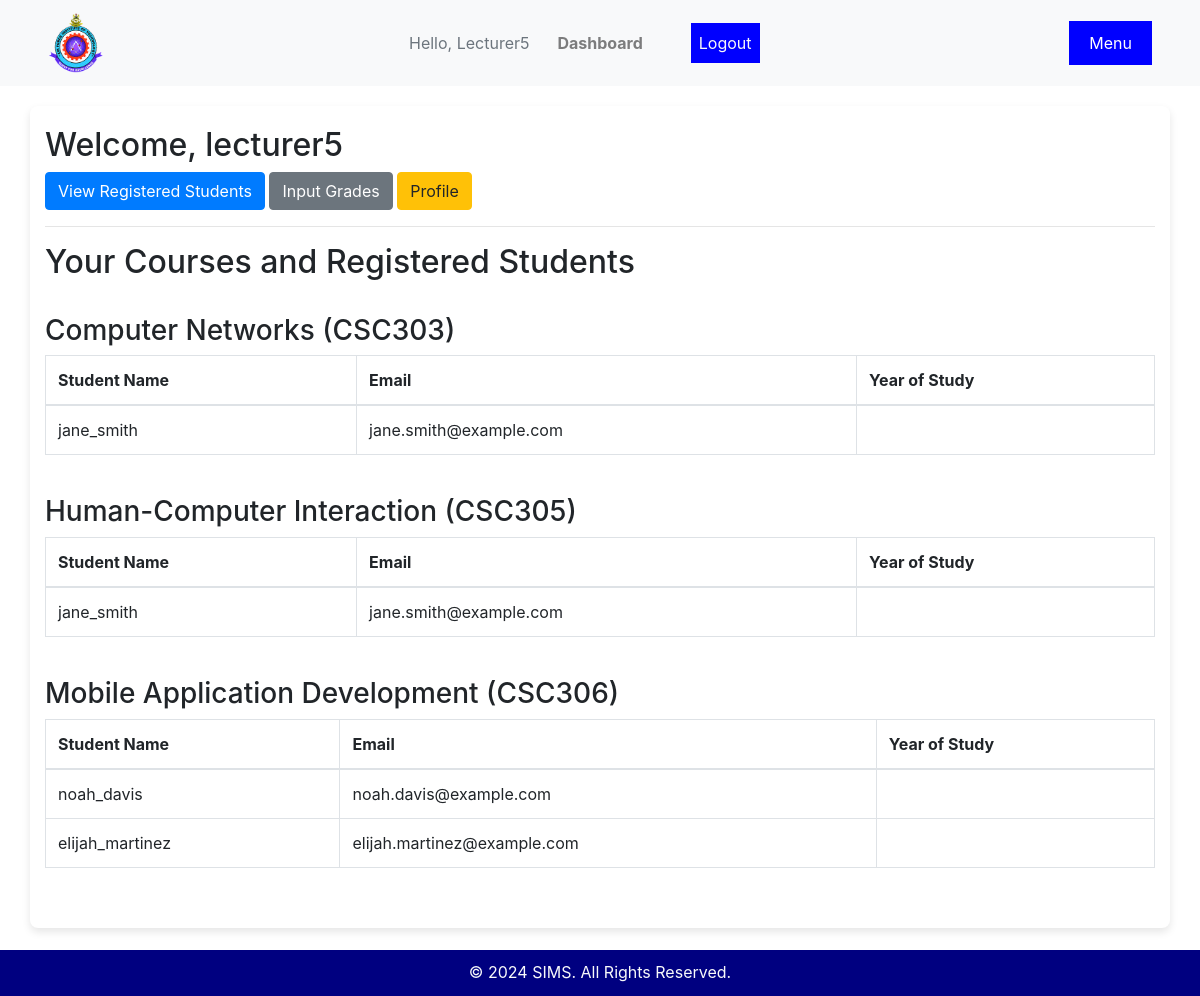
The page /lecturer/students/ (signed in) on the database its author committed.
### users/models.py (models this page shows, shortened)
class CustomUser(AbstractUser):
    ROLE_CHOICES = [
        ('ADMIN', 'Admin'),
        ('STUDENT', 'Student'),
        ('LECTURER', 'Lecturer'),
        ('CLINIC_STAFF', 'Clinic Staff'),
    ]
    role = models.CharField(max_length=20, choices=ROLE_CHOICES)
    Approved = models.BooleanField(default=True)
    objects = CustomUserManager()

### ims/models.py (models this page shows, shortened)
class Course(models.Model):
    course_id = models.CharField(max_length=10, unique=True)
    course_name = models.CharField(max_length=200)
    credits = models.IntegerField()

class Student(models.Model):
    user = models.OneToOneField(User, on_delete=models.CASCADE)
    level = models.ForeignKey(Level, on_delete=models.CASCADE)
    matric = models.CharField(max_length=50, blank=True, null=True)
    reg_no = models.CharField(max_length=50, blank=True, null=True)
    phone = models.CharField(max_length=50, blank=True, null=True)
    Gaurdian_contact = models.CharField(max_length=50, blank=True, null=True)
    department = models.ForeignKey(Department, on_delete=models.CASCADE)
    courses_registered = models.ManyToManyField('Course', related_name='students')
    carry_over = models.ManyToManyField('Course', null=True, blank=True)
    approved = models.BooleanField(default=False)

### ims/views.py (the view)
# urls.py: path('lecturer/students/', views.lecturer_view_students, name='lecturer_view_students'),
def lecturer_view_students(request):
    lecturer = Lecturer.objects.get(user=request.user)
    courses_taught = lecturer.courses_taught.all()
    course_students = {}
    for course in courses_taught:
        students = course.students.all()  # This comes from the related_name in the Course model
        course_students[course] = students
    return render(request, 'dashboard/lecturer_view_students.html', {'course_students': course_students})

### templates/dashboard/lecturer_view_students.html (shortened to what this page needs)
{% extends 'base.html' %}
{% block content %}
<h2>Welcome, {{ request.user.username }}</h2>
<div class="dashboard-buttons">
    <a href="{% url 'lecturer_view_students' %}" class="btn btn-primary">View Registered Students</a>
    <a href="{% url 'lecturer_input_grades' %}" class="btn btn-secondary">Input Grades</a>
    <a href="{% url 'lecturer_profile' %}" class="btn btn-warning">Profile</a>
</div>
<hr/>
<h2>Your Courses and Registered Students</h2>
<br>
{% for course, students in course_students.items %}
    <h3>{{ course.course_name }} ({{ course.course_id }})</h3>
    <table class="table table-bordered">
        <thead>
            <tr>
                <th>Student Name</th>
                <th>Email</th>
                <th>Year of Study</th>
            </tr>
        </thead>
        <tbody>
            {% for student in students %}
            <tr>
                <td>{{ student.user.username }}</td>
                <td>{{ student.user.email }}</td>
                <td>{{ student.year_of_study }}</td>
            </tr>
            {% empty %}
            <tr>
                <td colspan="3">No students registered for this course.</td>
            </tr>
            {% endfor %}
        </tbody>
    </table>
<br>
{% endfor %}
{% endblock %}

### templates/base.html (shortened to what this page needs)
{% load static %}
<!DOCTYPE html>
<html lang="en">
<head>
    <link rel="stylesheet" href="{% static 'css/style.css' %}">
    <link rel="stylesheet" href="https://cdn.jsdelivr.net/npm/bootstrap@4.6.2/dist/css/bootstrap.min.css">
</head>
<body>
    <nav class="navbar navbar-expand-md navbar-light bg-light px-5" style="justify-content: space-between;">
        <a class="navbar-brand" href="#">
            <img src="{% static 'img/Picture1.gif' %}" alt="" style="height: 60px;">
        </a>
       <div>
        <div class="collapse navbar-collapse" id="navbarNavDropdown">
            <ul class="navbar-nav ml-auto">
                {% if user.is_authenticated %}
                    <li class="nav-item align-self-center"><span class="text-muted">Hello, {{user.username | title}}</span></li>
                    <li class="nav-item"><a class="nav-link" href="{% url 'dashboard' %}">Dashboard</a></li>
                    <li class="nav-item">
                        <form method="POST" action="{% url 'logout' %}">
                            <button type="submit" class="nav-link text-light">Logout</button>
                        </form>
                    </li>
                {% else %}
                    <li class="nav-item"><a class="nav-link" href="{% url 'login' %}">Login</a></li>
                    <li class="nav-item"><a class="nav-link" href="{% url 'student_register' %}">Register as Student</a></li>
                    <li class="nav-item"><a class="nav-link" href="{% url 'staff_register' %}">Register as Staff</a></li>
                {% endif %}
            </ul>
        </div>
       </div>
    </nav>
    <div class="container">
        {% block content %}{% endblock %}
    </div>
<br>y
    <footer>
        <p class="text-light">&copy; 2024 SIMS. All Rights Reserved.</p>
    </footer>
</body>
</html>

### ims/static/css/style.css (style rules this page uses)
body { font-family: 'Arial', sans-serif; margin: 0; padding: 0; background-color: #f5f5f5; color: #333; }
nav { background-color: navy; color: white; padding: 15px; }
nav ul { list-style: none; display: flex; justify-content: space-between; }
nav ul li { margin-right: 20px; }
nav ul li a { color: white; text-decoration: none; font-weight: bold; }
.container { max-width: 1200px; margin: 20px auto; padding: 20px; background-color: white; border-radius: 8px; box-shadow: 0 4px 8px rgba(0, 0, 0, 0.1); }
p { line-height: 1.6; color: #333; }
footer { background-color: navy; color: white; text-align: center; padding: 10px 0; position: fixed; bottom: 0; width: 100%; }
footer p { margin: 0; }
button { background-color: blue; color: white; padding: 10px 20px; border: none; border-radius: 5px; cursor: pointer; transition: background-color 0.3s ease; }

### rows shown on the page
CustomUser: username "Lecturer5", user.username "lecturer5"
Course: course_name "Computer Networks", course_id "CSC303"
Student: user.username "jane_smith", user.email "jane.smith@example.com"
Course: course_name "Human-Computer Interaction", course_id "CSC305"
Course: course_name "Mobile Application Development", course_id "CSC306"
Student: user.username "noah_davis", user.email "noah.davis@example.com"
Student: user.username "elijah_martinez", user.email "elijah.martinez@example.com"
